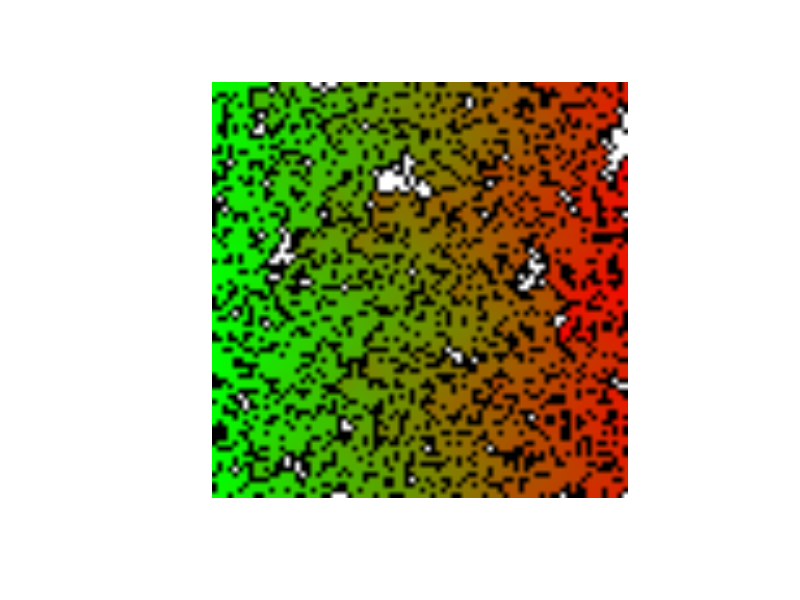
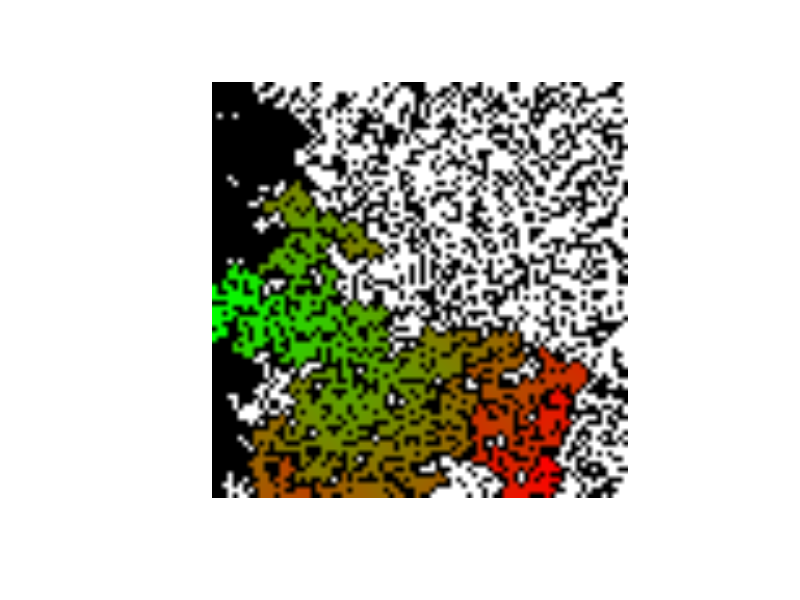

Reproduce these figures in R, in order.
########################
###
### Leonard Mada
### [the one and only]
###
### Percolation
###
### draft v.0.1c

### Percolation

# - some experiments in Percolation


####################

### helper Functions

flood = function(m, pyx, val=1, val0=0) {
	vals = pyx; pos = 1;
	
	while(TRUE) {
		if(pos > length(vals)) return(m);
		if(m[vals[pos], vals[pos + 1]] != val0) {pos = pos + 2; next;}
		m[vals[pos], vals[pos + 1]] = val;
		if(vals[pos] > 1) vals = c(vals, vals[pos]-1, vals[pos + 1]);
		if(vals[pos] < nrow(m)) vals = c(vals, vals[pos]+1, vals[pos + 1]);
		if(vals[pos+1] > 1) vals = c(vals, vals[pos], vals[pos + 1] - 1);
		if(vals[pos+1] < ncol(m)) vals = c(vals, vals[pos], vals[pos + 1] + 1);
		pos = pos + 2;
	}
	return(m);
}

flood.all = function(m, type="by Col 1", val0=0) {
	# TODO: type
	while(TRUE) {
		print("Iteration")
		id.row = match(val0, m[,1])
		if(is.na(id.row)) break;
		m = flood(m, c(id.row,1), max(m)+1)
	}
	return(m)
}

length.path = function(m, id, debug=TRUE) {
	if(missing(id)) {
		out.m = m[, ncol(m)]
		out = table(out.m[out.m > 0])
		if(dim(out) == 0) {
			print("NO percolation!");
			out = table(m[m > 0])
		}
		id = match(max(out), out);
		id = as.integer(names(out)[id])
		if(debug) print(id);
	}
	p.m = m;
	p.m[p.m != id] = -1;
	p.m[p.m == id] =  0;
	# TODO
	lvl = 1; pos = 1;
	# rep(c(y, x))
	vals = as.vector(rbind(seq(nrow(m)), 1));
	while(pos <= length(vals)) {
		nn = integer();
		while(pos <= length(vals)) {
			if(p.m[vals[pos], vals[pos + 1]] != 0) {pos = pos + 2; next;}
			p.m[vals[pos], vals[pos + 1]] = lvl;
			if(vals[pos] > 1) nn = c(nn, vals[pos]-1, vals[pos + 1]);
			if(vals[pos] < nrow(m)) nn = c(nn, vals[pos]+1, vals[pos + 1]);
			if(vals[pos+1] > 1) nn = c(nn, vals[pos], vals[pos + 1] - 1);
			if(vals[pos+1] < ncol(m)) nn = c(nn, vals[pos], vals[pos + 1] + 1);
			pos = pos + 2;
		}
		vals = nn;
		lvl = lvl + 1; pos = 1;
	}
	
	p.m[m == 0] =  0;
	return(p.m);
}

### Raster
toRaster = function(m, showVal=0) {
	rs.m = array(0, c(dim(m), 3));
	if( ! is.na(showVal)) {
		isZero = (m == showVal);
		doShow = TRUE;
	} else {
		doShow = FALSE;
	}

	### R
	layer.m = m;
	layer.m[m < 0] = 0
	layer.m = layer.m / max(layer.m)
	if(doShow) layer.m[isZero] = 1;
	rs.m[,,1] = layer.m;

	### G
	layer.m = 1 - layer.m;
	layer.m[m <= 0] = 0
	if(doShow) layer.m[isZero] = 1;
	rs.m[,,2] = layer.m

	### B
	if(doShow) {
		layer.m = array(0, dim(m));
		layer.m[isZero] = 1;
		rs.m[,,3] = layer.m
	}

	rs.m = as.raster(rs.m)
	return(rs.m);
}

################
################

### Examples
dims = c(80, 80)
p = 0.3

m = sample(c(-1, 0), prod(dims), replace=T, prob=c(p, 1-p))
m = matrix(m, nrow=dims[1])
m[1:10, 1:10]

m = flood.all(m)

m[1:10, 1:10]

table(m)
table(m[,dims[2]])

### Shortest Path
path.m = length.path(m)

id = dim(path.m)[2];
path.m[1:10, seq(id - 10, id)]

table(path.m[,dims[2]])

### Raster
rs.m = toRaster(path.m);
plot(rs.m)

#############


### Ex 2:
dims = c(80, 80)
p = 0.4

m = sample(c(-1, 0), prod(dims), replace=T, prob=c(p, 1-p))
m = matrix(m, nrow=dims[1])
m[1:10, 1:10]

m = flood.all(m)

m[1:10, 1:10]

table(m)
table(m[,dims[2]])

### Shortest Path
path.m = length.path(m)

id = dim(path.m)[2];
path.m[1:10, seq(id - 10, id)]

table(path.m[,dims[2]])

### Raster
rs.m = toRaster(path.m);
plot(rs.m)


#############

### Ex 3:
dims = c(200, 200) # takes long!
p = 0.40

m = sample(c(-1, 0), prod(dims), replace=T, prob=c(p, 1-p))
m = matrix(m, nrow=dims[1])
m[1:10, 1:10]

m = flood.all(m)

m[1:10, 1:10]

table(m)
table(m[,dims[2]])


###########

### Test
m = flood(m, c(1,1), max(m)+1)
m[1:10, 1:10]

table(m == 0)


